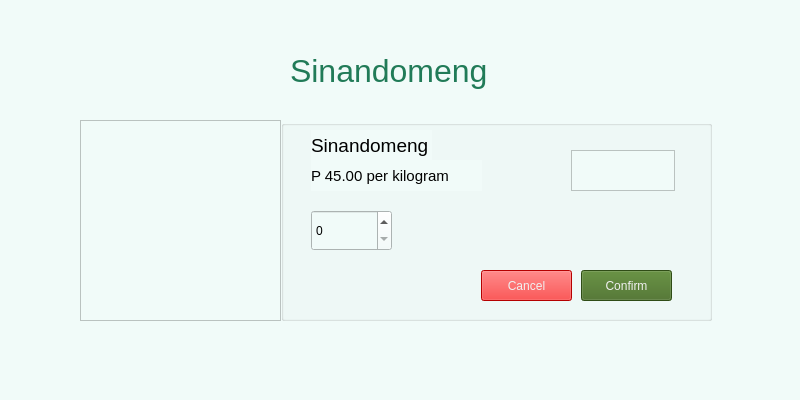
<?xml version="1.0" encoding="UTF-8"?>
<ui version="4.0">
 <class>sinandomengForm</class>
 <widget class="QWidget" name="sinandomengForm">
  <property name="geometry">
   <rect>
    <x>0</x>
    <y>0</y>
    <width>800</width>
    <height>400</height>
   </rect>
  </property>
  <property name="windowTitle">
   <string>Form</string>
  </property>
  <property name="styleSheet">
   <string notr="true">background-color:rgb(241, 251, 249)</string>
  </property>
  <widget class="QLabel" name="label">
   <property name="geometry">
    <rect>
     <x>290</x>
     <y>40</y>
     <width>211</width>
     <height>61</height>
    </rect>
   </property>
   <property name="font">
    <font>
     <pointsize>24</pointsize>
    </font>
   </property>
   <property name="styleSheet">
    <string notr="true">color: rgb(33, 123, 88);</string>
   </property>
   <property name="text">
    <string>Sinandomeng</string>
   </property>
  </widget>
  <widget class="QGroupBox" name="sinandomengGroupBox">
   <property name="geometry">
    <rect>
     <x>281</x>
     <y>120</y>
     <width>431</width>
     <height>201</height>
    </rect>
   </property>
   <property name="title">
    <string/>
   </property>
   <widget class="QLabel" name="sinandomengLabel">
    <property name="geometry">
     <rect>
      <x>30</x>
      <y>10</y>
      <width>121</width>
      <height>31</height>
     </rect>
    </property>
    <property name="font">
     <font>
      <pointsize>14</pointsize>
     </font>
    </property>
    <property name="text">
     <string>Sinandomeng</string>
    </property>
   </widget>
   <widget class="QLabel" name="sinandomengPrice">
    <property name="geometry">
     <rect>
      <x>30</x>
      <y>40</y>
      <width>171</width>
      <height>31</height>
     </rect>
    </property>
    <property name="font">
     <font>
      <pointsize>11</pointsize>
     </font>
    </property>
    <property name="text">
     <string>P 45.00 per kilogram</string>
    </property>
   </widget>
   <widget class="QSpinBox" name="sinandomengSpinBox">
    <property name="geometry">
     <rect>
      <x>30</x>
      <y>90</y>
      <width>81</width>
      <height>41</height>
     </rect>
    </property>
   </widget>
   <widget class="QPlainTextEdit" name="sinandomengTextEdit">
    <property name="enabled">
     <bool>false</bool>
    </property>
    <property name="geometry">
     <rect>
      <x>290</x>
      <y>30</y>
      <width>104</width>
      <height>41</height>
     </rect>
    </property>
   </widget>
   <widget class="QPushButton" name="sinandomengConfirmButton">
    <property name="geometry">
     <rect>
      <x>300</x>
      <y>150</y>
      <width>91</width>
      <height>31</height>
     </rect>
    </property>
    <property name="styleSheet">
     <string notr="true">background-color: rgb(66, 107, 31);
color: rgb(240, 240, 240);
font: 10pt &quot;MS Shell Dlg 2&quot;;</string>
    </property>
    <property name="text">
     <string>Confirm</string>
    </property>
   </widget>
   <widget class="QPushButton" name="sinandomengCancelButton">
    <property name="geometry">
     <rect>
      <x>200</x>
      <y>150</y>
      <width>91</width>
      <height>31</height>
     </rect>
    </property>
    <property name="styleSheet">
     <string notr="true">background-color: rgb(254, 0, 0);
font: 10pt &quot;MS Shell Dlg 2&quot;;
color: rgb(240, 240, 240);</string>
    </property>
    <property name="text">
     <string>Cancel</string>
    </property>
   </widget>
  </widget>
  <widget class="QGraphicsView" name="sinandomengView">
   <property name="geometry">
    <rect>
     <x>80</x>
     <y>120</y>
     <width>201</width>
     <height>201</height>
    </rect>
   </property>
  </widget>
 </widget>
 <resources/>
 <connections/>
</ui>
